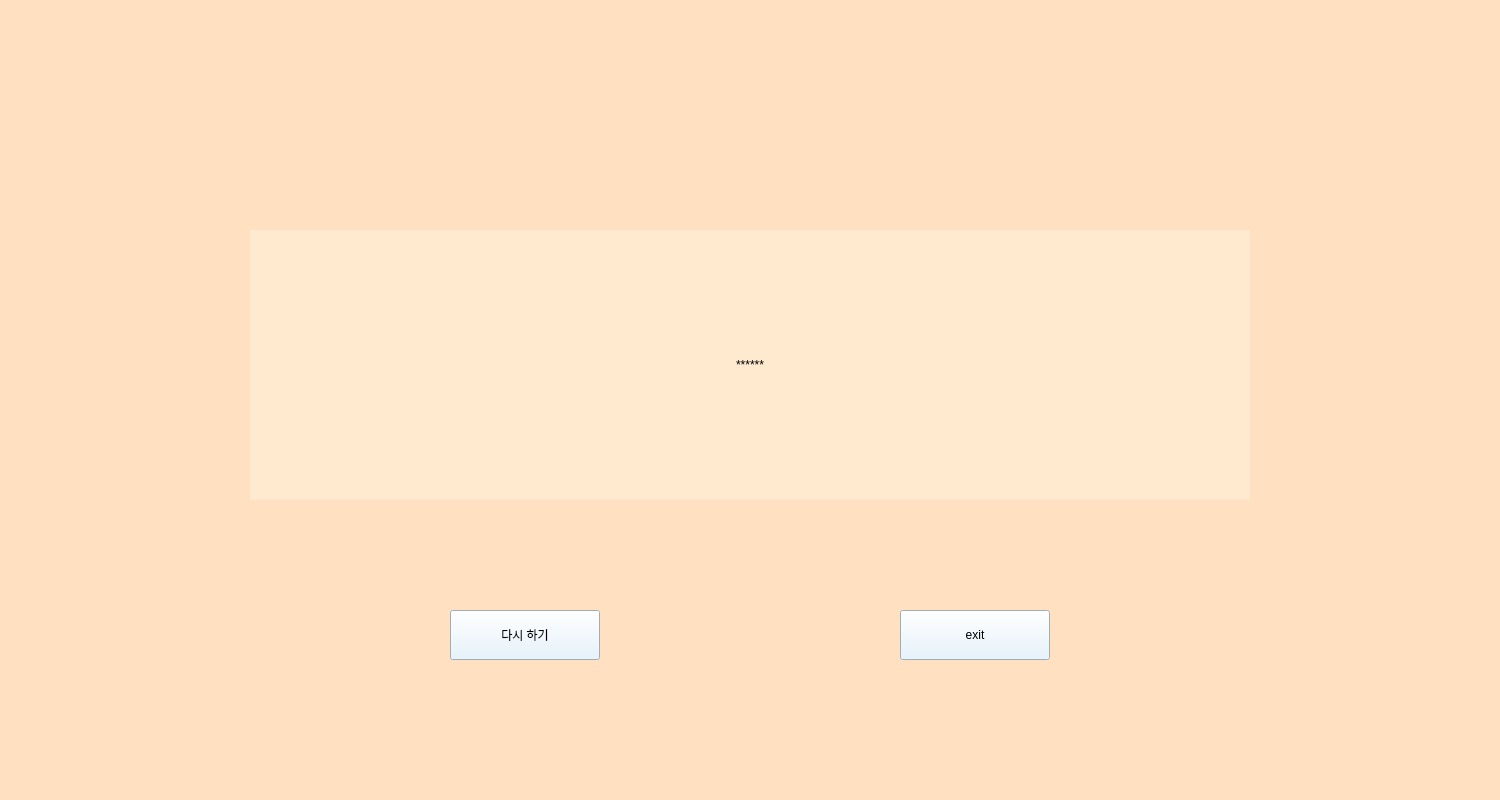
<?xml version="1.0" encoding="UTF-8"?>
<ui version="4.0">
 <class>output</class>
 <widget class="QMainWindow" name="output">
  <property name="geometry">
   <rect>
    <x>0</x>
    <y>0</y>
    <width>1500</width>
    <height>800</height>
   </rect>
  </property>
  <property name="windowTitle">
   <string>novelgirls</string>
  </property>
  <property name="styleSheet">
   <string notr="true">background-color: rgb(255, 225, 194);</string>
  </property>
  <widget class="QWidget" name="centralwidget">
   <widget class="QLabel" name="output_text">
    <property name="geometry">
     <rect>
      <x>250</x>
      <y>230</y>
      <width>1000</width>
      <height>270</height>
     </rect>
    </property>
    <property name="styleSheet">
     <string notr="true">font: 75 20pt &quot;나눔스퀘어라운드 Bold&quot;;
background-color: rgb(255, 234, 208);</string>
    </property>
    <property name="text">
     <string>&lt;html&gt;&lt;head/&gt;&lt;body&gt;&lt;p align=&quot;center&quot;&gt;******&lt;/p&gt;&lt;/body&gt;&lt;/html&gt;</string>
    </property>
   </widget>
   <widget class="QPushButton" name="exit_btn">
    <property name="geometry">
     <rect>
      <x>900</x>
      <y>610</y>
      <width>150</width>
      <height>50</height>
     </rect>
    </property>
    <property name="styleSheet">
     <string notr="true">font: 75 15pt &quot;나눔스퀘어라운드 Bold&quot;;
background-color: rgb(225, 242, 255);</string>
    </property>
    <property name="text">
     <string>exit</string>
    </property>
   </widget>
   <widget class="QPushButton" name="back_btn">
    <property name="geometry">
     <rect>
      <x>450</x>
      <y>610</y>
      <width>150</width>
      <height>50</height>
     </rect>
    </property>
    <property name="styleSheet">
     <string notr="true">font: 75 15pt &quot;나눔스퀘어라운드 Bold&quot;;
background-color: rgb(225, 242, 255);</string>
    </property>
    <property name="text">
     <string>다시 하기</string>
    </property>
   </widget>
   <widget class="QLabel" name="g_">
    <property name="geometry">
     <rect>
      <x>400</x>
      <y>70</y>
      <width>700</width>
      <height>160</height>
     </rect>
    </property>
    <property name="styleSheet">
     <string notr="true"/>
    </property>
    <property name="text">
     <string>&lt;html&gt;&lt;head/&gt;&lt;body&gt;&lt;p&gt;&lt;br/&gt;&lt;/p&gt;&lt;/body&gt;&lt;/html&gt;</string>
    </property>
   </widget>
   <widget class="QLabel" name="pen1">
    <property name="geometry">
     <rect>
      <x>190</x>
      <y>180</y>
      <width>60</width>
      <height>350</height>
     </rect>
    </property>
    <property name="text">
     <string/>
    </property>
   </widget>
   <widget class="QLabel" name="pen2">
    <property name="geometry">
     <rect>
      <x>1250</x>
      <y>180</y>
      <width>60</width>
      <height>350</height>
     </rect>
    </property>
    <property name="text">
     <string/>
    </property>
   </widget>
   <zorder>exit_btn</zorder>
   <zorder>back_btn</zorder>
   <zorder>g_</zorder>
   <zorder>output_text</zorder>
   <zorder>pen1</zorder>
   <zorder>pen2</zorder>
  </widget>
  <widget class="QStatusBar" name="statusbar"/>
 </widget>
 <resources/>
 <connections/>
</ui>
